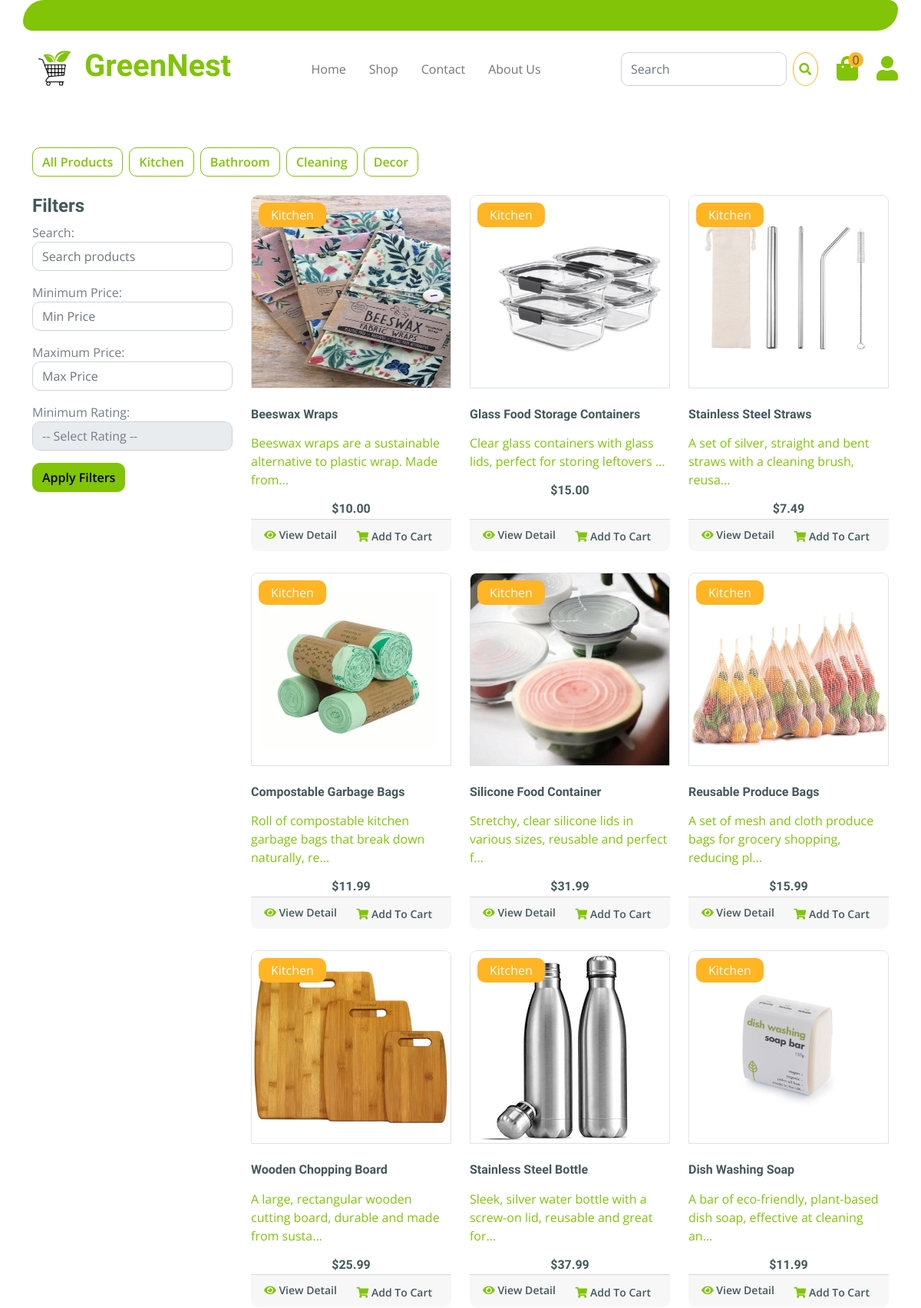
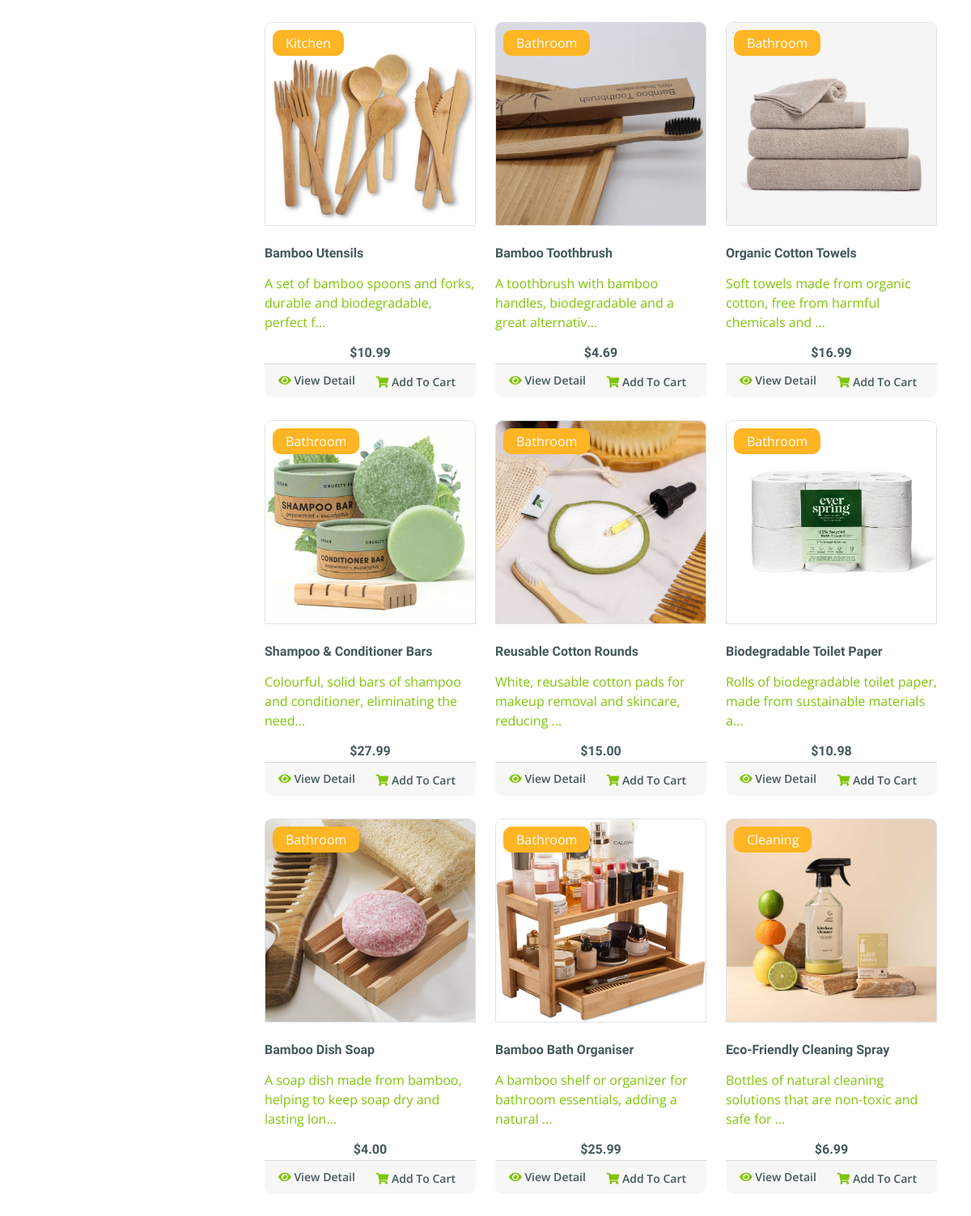
The app's page /shop/ (upper part) with its own data (2 pictures, top to bottom).
### landingPage/models.py (models this page shows, shortened)
class Category(models.Model):
    CATEGORY_CHOICES = [
        ('Kitchen', 'Kitchen'),
        ('Bathroom', 'Bathroom'),
        ('Cleaning', 'Cleaning'),
        ('Decor', 'Decor'),
    ]
    name = models.CharField(max_length=100, choices=CATEGORY_CHOICES,unique=True)

class Product(models.Model):
    name = models.CharField(max_length=255)
    description = models.TextField(default='')
    price = models.DecimalField(max_digits=10, decimal_places=2)
    category = models.ForeignKey(Category, on_delete=models.CASCADE, related_name='products')
    stock = models.PositiveIntegerField(default=100)
    image = models.ImageField(upload_to='products/images/')
    brand = models.CharField(max_length=255, default='')
    date_added = models.DateTimeField(default=timezone.now)
    last_updated = models.DateTimeField(auto_now=True)
    discount_price = models.DecimalField(max_digits=10, decimal_places=2, null=True, blank=True)
    expiration_date = models.DateField(default=one_year_from_today)
    rating = models.PositiveIntegerField(validators=[validate_rating], null=True, blank=True)

### landingPage/views.py (the view)
# urls.py: path('shop/', views.shop, name='shop'),
def shop(request):
    categories = Category.objects.all()
    products = Product.objects.all()
    search_query = request.GET.get('search')
    min_price = request.GET.get('min_price')
    max_price = request.GET.get('max_price')
    rating_query = request.GET.get('rating')
    if search_query:
        products = products.filter(name__icontains=search_query) | products.filter(description__contains=search_query)
    if min_price:
        products = products.filter(price__gte=min_price)
    if max_price:
        products = products.filter(price__lte=max_price)
    if rating_query:
        products = products.filter(rating__gte=rating_query)
    context = {
        'categories': categories,
        'products': products,
        'category_id': None
    }
    return render(request, 'landingPage/shop.html', context)

### landingPage/templatetags/custom_filters.py (called while the page is built)
@register.filter(name='truncate_with_ellipsis')
def truncate_with_ellipsis(value, max_length):
    if len(value) > max_length:
        return value[:max_length] + '...'
    else:
        return value[:max_length]

@register.filter
def cart_total_quantity(cart):
    if cart:
        return sum(cart.values())
    return 0

### landingPage/templates/landingPage/shop.html (shortened to what this page needs)
{% extends 'landingPage/base.html' %} {% load static %} {% load cart %}
{% load custom_filters %} {% block content %}
<div class="container-fluid py-5 mb-5 hero-header"></div>
<div class="container-fluid py-5">
  <div class="container">
    <div class="row">
      <div class="col-lg-12 mb-3">
        <div class="d-flex justify-content-start flex-wrap">
          <a
            href="{% url 'landingPage:shop' %}"
            class="btn btn-outline-primary me-2 mb-2"
            >All Products</a
          >
          {% for category in categories %}
          <a
            href="{% url 'landingPage:category_products' category.id %}"
            class="btn btn-outline-primary me-2 mb-2"
            >{{ category.name }}</a
          >
          {% endfor %}
        </div>
      </div>
      <div class="col-lg-3">
        <h4>Filters</h4>
        <form method="GET" action="{% url 'landingPage:shop' %}">
          <div class="mb-3">
            <label for="search">Search:</label>
            <input
              type="text"
              id="search"
              name="search"
              class="form-control"
              placeholder="Search products"
            />
          </div>
          <div class="mb-3">
            <label for="min_price">Minimum Price:</label>
            <input
              type="number"
              id="min_price"
              name="min_price"
              class="form-control"
              placeholder="Min Price"
            />
          </div>
          <div class="mb-3">
            <label for="max_price">Maximum Price:</label>
            <input
              type="number"
              id="max_price"
              name="max_price"
              class="form-control"
              placeholder="Max Price"
            />
          </div>
          <div class="mb-3">
            <label for="rating">Minimum Rating:</label>
            <select id="rating" name="rating" class="form-control">
              <option value="">-- Select Rating --</option>
            </select>
          </div>
          <button type="submit" class="btn btn-primary">Apply Filters</button>
        </form>
      </div>
      <div class="col-lg-9">
        <div class="row" >
          {% for product in products %}
          <div class="col-lg-4 col-md-6 col-sm-6 pb-1" >
            <div class="card product-item border-0 mb-4">
              <a href="{% url 'landingPage:product_detail' product.id %}">
                <div
                  class="card-header product-img position-relative overflow-hidden bg-transparent border p-0"
                >
                  <img
                    class="img-fluid w-100"
                    src="{{ product.image.url }}"
                    alt="{{ product.name }}"
                    style="height: 250px"
                  />
                </div>
                <div
                  class="text-white bg-secondary px-3 py-1 rounded position-absolute"
                  style="top: 10px; left: 10px"
                >
                  {{ product.category.name }}
                </div>
                <div
                  class="card-body border-left border-right p-0 pt-4 pb-3" style="height: 170px;"
                >
                  <h6 class="text-truncate mb-3">{{ product.name }}</h6>
                  <p>{{ product.description|truncate_with_ellipsis:70 }}</p>
                  <div class="d-flex justify-content-center">
                    <h6>${{ product.price }}</h6>
                  </div>
                </div>
              </a>
              <div class="card-footer d-flex justify-content-between">
                <a
                  href="{% url 'landingPage:product_detail' product.id %}"
                  class="btn btn-sm text-dark p-0"
                  ><i class="fas fa-eye text-primary mr-1"></i> View Detail</a
                >
                {% if product|is_in_cart:request.session.cart %}
                <div class="text-dark">
                <i class="fas fa-shopping-cart text-primary mr-1"></i>Added</div>
                {% else %}
                <form
                  action="{% url 'landingPage:add_to_cart' product.id %}"
                  method="post"
                  class="me-2"
                >
                  <button type="submit" class="btn btn-sm text-dark p-0">
                    <i class="fas fa-shopping-cart text-primary mr-1"></i> Add
                    To Cart
                  </button>
                </form>
                {% endif %}
              </div>
            </div>
          </div>
          {% endfor %}
        </div>
      </div>
    </div>
  </div>
</div>
{% endblock %}

### static/css/landingPage.css (style rules this page uses)
.btn { font-weight: 600; transition: .5s; }

### records on screen
Category: name "Kitchen"
Category: name "Bathroom"
Category: name "Cleaning"
Category: name "Decor"
Product: image (picture), category.name "Kitchen", name "Beeswax Wraps", description "Beeswax wraps are a sustainable alternative to plastic wrap. Made from...", price "10.00"
Product: image (picture), category.name "Kitchen", name "Glass Food Storage Containers", description "Clear glass containers with glass lids, perfect for storing leftovers ...", price "15.00"
Product: image (picture), category.name "Kitchen", name "Stainless Steel Straws", description "A set of silver, straight and bent straws with a cleaning brush, reusa...", price "7.49"
Product: image (picture), category.name "Kitchen", name "Compostable Garbage Bags", description "Roll of compostable kitchen garbage bags that break down naturally, re...", price "11.99"
Product: image (picture), category.name "Kitchen", name "Silicone Food Container", description "Stretchy, clear silicone lids in various sizes, reusable and perfect f...", price "31.99"
Product: image (picture), category.name "Kitchen", name "Reusable Produce Bags", description "A set of mesh and cloth produce bags for grocery shopping, reducing pl...", price "15.99"
Product: image (picture), category.name "Kitchen", name "Wooden Chopping Board", description "A large, rectangular wooden cutting board, durable and made from susta...", price "25.99"
Product: image (picture), category.name "Kitchen", name "Stainless Steel Bottle", description "Sleek, silver water bottle with a screw-on lid, reusable and great for...", price "37.99"
Product: image (picture), category.name "Kitchen", name "Dish Washing Soap", description "A bar of eco-friendly, plant-based dish soap, effective at cleaning an...", price "11.99"
Product: image (picture), category.name "Kitchen", name "Bamboo Utensils", description "A set of bamboo spoons and forks, durable and biodegradable, perfect f...", price "10.99"
Product: image (picture), category.name "Bathroom", name "Bamboo Toothbrush", description "A toothbrush with bamboo handles, biodegradable and a great alternativ...", price "4.69"
Product: image (picture), category.name "Bathroom", name "Organic Cotton Towels", description "Soft towels made from organic cotton, free from harmful chemicals and ...", price "16.99"
Product: image (picture), category.name "Bathroom", name "Shampoo & Conditioner Bars", description "Colourful, solid bars of shampoo and conditioner, eliminating the need...", price "27.99"
Product: image (picture), category.name "Bathroom", name "Reusable Cotton Rounds", description "White, reusable cotton pads for makeup removal and skincare, reducing ...", price "15.00"
Product: image (picture), category.name "Bathroom", name "Biodegradable Toilet Paper", description "Rolls of biodegradable toilet paper, made from sustainable materials a...", price "10.98"
Product: image (picture), category.name "Bathroom", name "Bamboo Dish Soap", description "A soap dish made from bamboo, helping to keep soap dry and lasting lon...", price "4.00"
Product: image (picture), category.name "Bathroom", name "Bamboo Bath Organiser", description "A bamboo shelf or organizer for bathroom essentials, adding a natural ...", price "25.99"
Product: image (picture), category.name "Cleaning", name "Eco-Friendly Cleaning Spray", description "Bottles of natural cleaning solutions that are non-toxic and safe for ...", price "6.99"

### other values on screen
{{ request.session.cart|cart_total_quantity }} "0"
